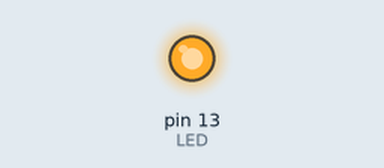
Recording of a sketch running on a simulated Arduino Uno, built with avr-gcc and run on an emulated ATmega328P. On the bench: output pins drawn as LEDs (lit = HIGH).

Above: at 0.5 s.
At 10.5 s:
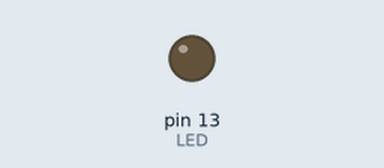
Timing chart, 0 to 15.6 s (numbered marks = the images above):
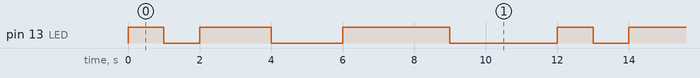

The sketch:

_1111.ino
```cpp
#define LED 13

void setup() {
pinMode(LED, OUTPUT);
}

void loop() {
for(int i=1000;i<=3000;i+=1000)
{
  digitalWrite(LED,HIGH);
  delay(i);
  digitalWrite(LED,LOW);
  delay(i);
}
}
```

Measured:
- by itself, pin 13 (LED): repeats every 12.0 s: LOW 1.0 s, HIGH 2.0 s, LOW 2.0 s, HIGH 3.0 s, LOW 3.0 s, HIGH 1.0 s
- by itself, everything shown: repeats every 12.0 s, in 6 steps
